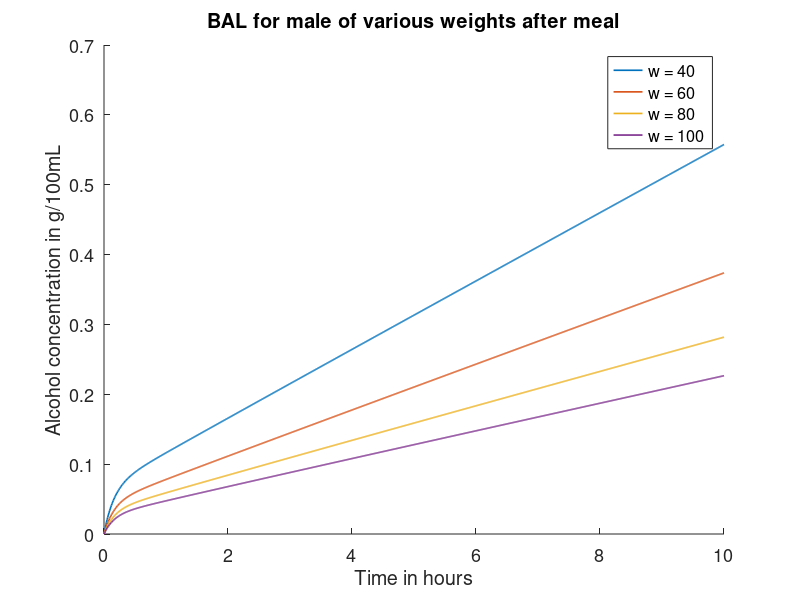

Recreate this plot in MATLAB.
close all;
clear all;
total = 10;set(gca,'fontsize',13)
hold on
dt = 0.01;
iter = total / dt + 1;
ws = [40 60 80 100];
for wi = 1 : 4
    w = ws(wi);
    Cs = [0.67 * w, 0.82 * w];
    n = 3;
    k1 = 6;
    k2s = [k1, k1 / 2];
    M = 0.005;
    for ci = 1 : 1 
        C = Cs(ci);
        k3 = 8 / (10 * C);
        I = (14 * n) / (10 * C);
        for ki = 2 : 2
            k2 = k2s(ki);
            x = zeros(iter, 1);
            y = zeros(iter, 1);
            t = zeros(iter, 1);
            x(1) = I;
            for i = 2 : iter
                x(i) = x(i - 1) + dt * (I - k1 * x(i - 1));
                y(i) = y(i - 1) + dt * (k2 * x(i - 1) - (k3 * y(i - 1)) / (y(i - 1) + M));
                t(i) = t(i - 1) + dt;
            end;
            plot(t, y,'lineWidth',1.2)
            hold on;
        end;
    end;
end;
title('BAL for male of various weights after meal');
ylabel('Alcohol concentration in g/100mL')
            xlabel('Time in hours')
legend('w = 40', 'w = 60', 'w = 80', 'w = 100');